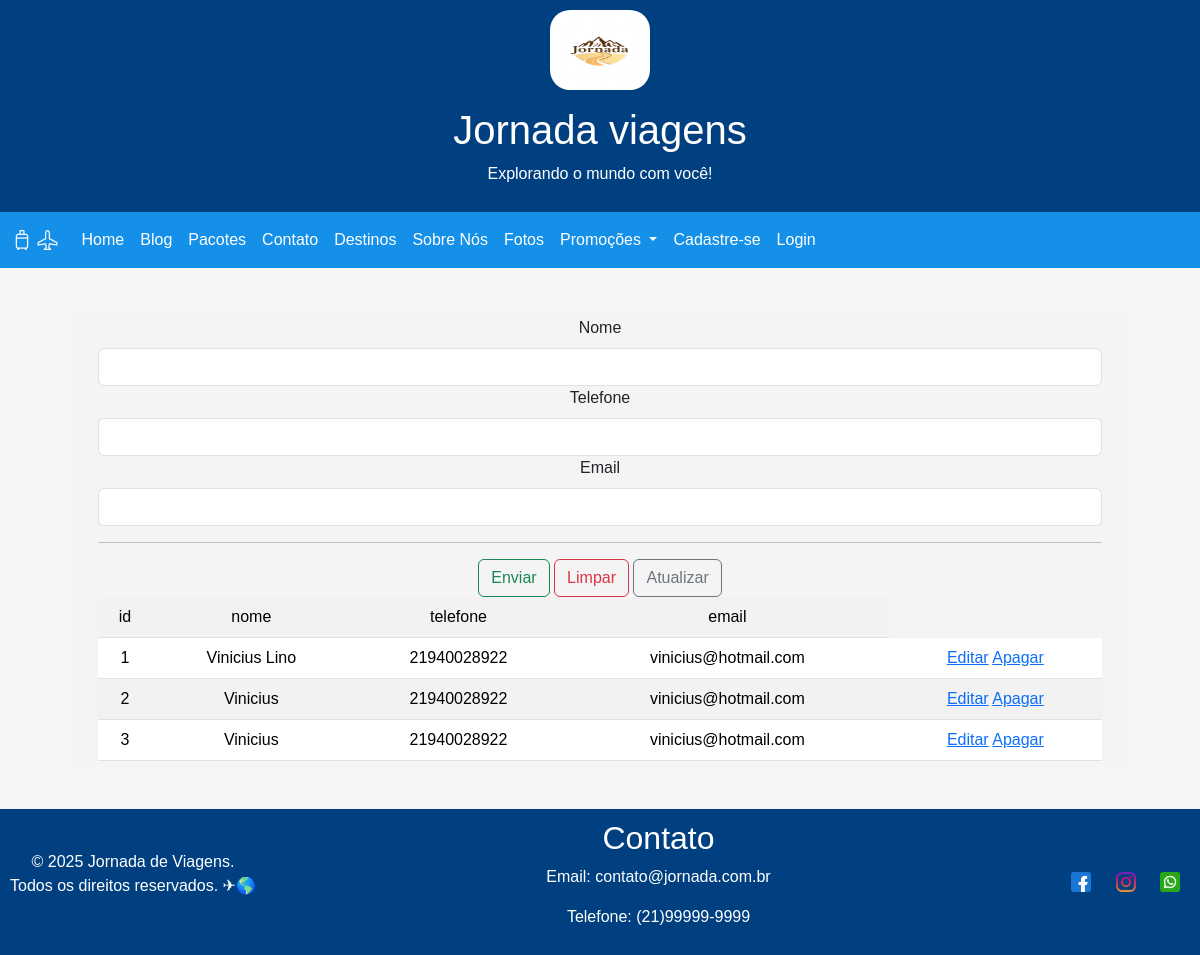
The page /cadastro/ on the database its author committed.
### cadastro/models.py (models this page shows, shortened)
class Pessoa(models.Model):
    id_pessoa = models.AutoField(primary_key=True)
    nome = models.TextField(max_length=100)
    telefone = models.TextField(max_length=14)
    email = models.EmailField(max_length=255)

### cadastro/views.py (the view)
# urls.py: path('', views.cadastro, name='cadastro'),
def cadastro(request):
    contexto = {
        'titulo' : 'Jornada Viagem | Cadastro',
        'pessoas': Pessoa.objects.all(),
    }
    return render(
        request,
        'cadastro/index.html',
        contexto,
    )

### cadastro/templates/cadastro/index.html (shortened to what this page needs)
{% extends "global/base.html" %}
{% block main %}
    <main>
    <section class="container mt-5 mb-5">
        <form method="post" action="{% if pessoa.id_pessoa %}{% url 'atualizar' pessoa.id_pessoa %}{% else %}{% url 'gravar' %}{% endif %}">
            <label for="nome" class="form-label">Nome</label>
            <input type="text" name="nome" id="nome" class="form-control" required value={{ pessoa.nome }} >
            <label for="movel" class="form-label">Telefone</label>
            <input type="tel" name="movel" id="movel" maxlength="11" class="form-control" value={{ pessoa.telefone }}>
            <label for="correio" class="form-label">Email</label>
            <input type="email" name="correio" id="correio" class="form-control" required value={{ pessoa.email }} >
            <hr>
            <input type="submit" class="btn btn-outline-success" value="Enviar">
            <input type="reset"  class="btn btn-outline-danger" value="Limpar">
            <input type="button" class="btn btn-outline-secondary" value="Atualizar">
        </form>
        <table class="table table-striped">
            <tr>
                <td>id</td>
                <td>nome</td>
                <td>telefone</td>
                <td>email</td>
            </tr>
            {% for pessoa in pessoas %}
            <tr>
                <td>{{ pessoa.id_pessoa }}</td>
                <td>{{ pessoa.nome }}</td>
                <td>{{ pessoa.telefone }}</td>
                <td>{{ pessoa.email }}</td>
                <td>
                    <a href={% url 'editar' pessoa.id_pessoa%}>Editar</a>
                    <a href={% url 'apagar' pessoa.id_pessoa%}>Apagar</a>
                </td>
            </tr>
            {% endfor %}
        </table>
    </section>
   </main>
{% endblock main %}

### base/static/global/css/style.css (style rules this page uses)
body { font-family: Arial, sans-serif; margin-top: 0; padding: 0; text-align: center; background-color: #f5f5f5; }

### base/static/global/css/carrossel.css (style rules this page uses)
section { background: #F4F4F4; padding: 50px 0; }
.container { max-width: 1044px; margin: 0 auto; padding: 0 20px; }

### rows shown on the page
Pessoa: id_pessoa "1", nome "Vinicius Lino", telefone "21940028922", email "vinicius@hotmail.com"
Pessoa: id_pessoa "2", nome "Vinicius", telefone "21940028922", email "vinicius@hotmail.com"
Pessoa: id_pessoa "3", nome "Vinicius", telefone "21940028922", email "vinicius@hotmail.com"
